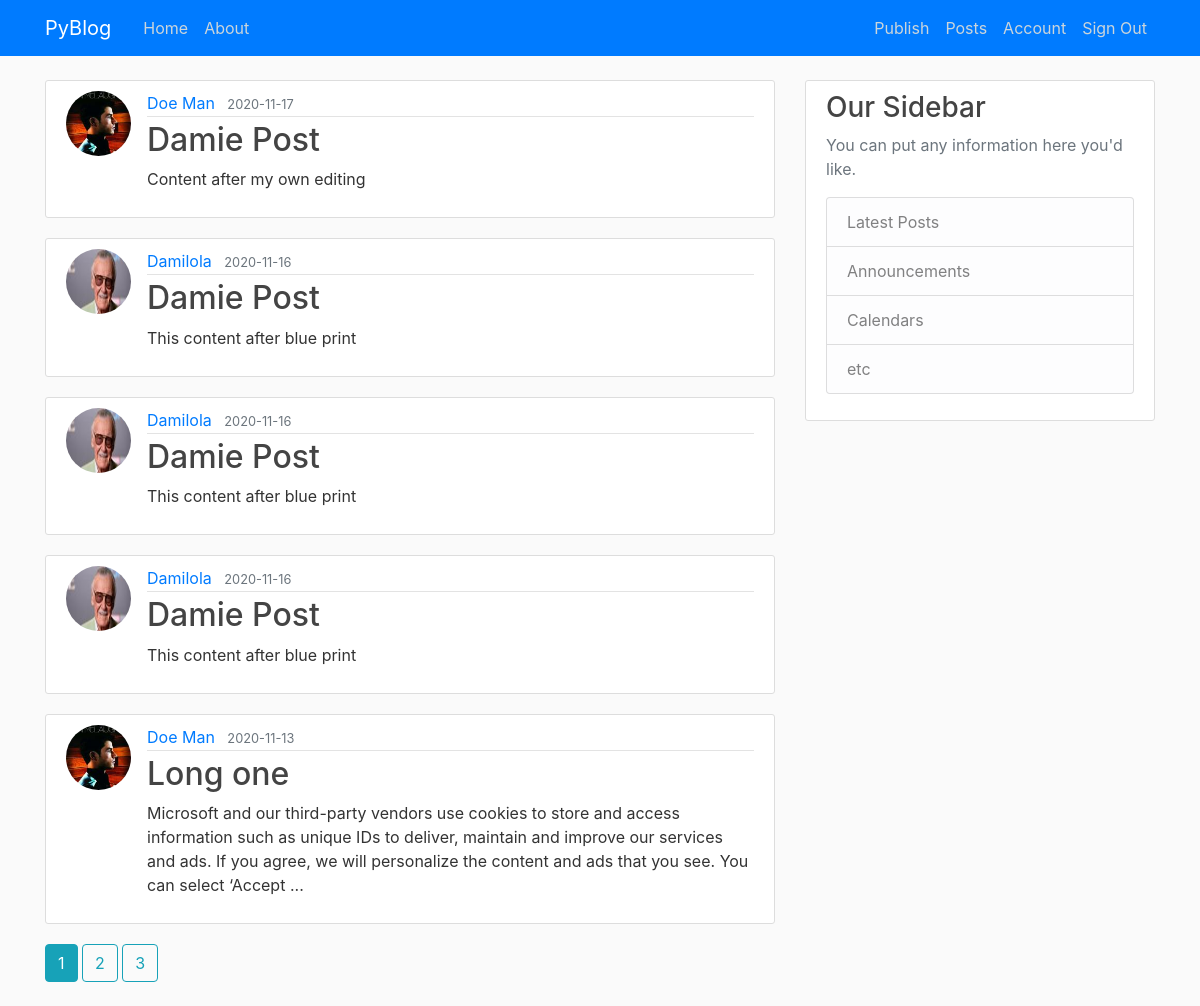
The app's page /home (signed in) with its own data.
### src/models.py (models this page shows, shortened)
class Post(db.Model):
    id = db.Column(db.Integer, primary_key=True)
    title = db.Column(db.String(100), nullable=False)
    date_posted = db.Column(db.DateTime, nullable=False, default=datetime.utcnow)
    content = db.Column(db.Text, nullable=False)
    user_id = db.Column(db.Integer, db.ForeignKey('user.id'), nullable=False)

class User(db.Model, UserMixin):
    id = db.Column(db.Integer, primary_key=True)
    username = db.Column(db.String(20), unique=True, nullable=False)
    email = db.Column(db.String(120), unique=True, nullable=False)
    image_file = db.Column(db.String(20), nullable=False, default='default.jpg')
    password = db.Column(db.String(60), nullable=False)
    posts = db.relationship('Post', backref='author', lazy=True)

### src/components/main/routes.py (the view)
@main.route("/")
@main.route("/home")
def home():
    page = request.args.get('page', 1, type=int)
    posts = Post.query.order_by(Post.date_posted.desc()).paginate(page=page, per_page=5)
    return render_template('index.html', posts=posts)

### src/models.py (called while the page is built)
@login_manager.user_loader
def load_user(user_id):
    return User.query.get(int(user_id))

### src/templates/index.html
{% extends "layout.html" %} {% block content %} {% for post in posts.items %}
<article class="media content-section">
  <img
    class="rounded-circle article-img"
    src="{{ url_for('static', filename='img/' + post.author.image_file) }}"
  />
  <div class="media-body">
    <div class="article-metadata">
      <a
        class="mr-2"
        href="{{ url_for('users.user_posts', username=post.author.username) }}"
        >{{ post.author.username }}</a
      >
      <small class="text-muted"
        >{{ post.date_posted.strftime('%Y-%m-%d') }}</small
      >
    </div>
    <h2>
      <a
        class="article-title"
        href="{{ url_for('posts.post', post_id=post.id) }}"
        >{{ post.title }}</a
      >
    </h2>
    <p class="article-content--sum">
      {{ post.content[0:250].rstrip(" ") }}<span>
        {% if post.content|length > 250 %}... {% endif %}</span
      >
    </p>
  </div>
</article>
{% endfor %} {% for page_num in posts.iter_pages(left_edge=1, right_edge=1,
left_current=1, right_current=2) %} {% if page_num %} {% if posts.page ==
page_num %}
<a class="btn btn-info mb-4" href="{{ url_for('main.home', page=page_num) }}"
  >{{ page_num }}</a
>
{% else %}
<a class="btn btn-outline-info mb-4" href="{{ url_for('main.home', page=page_num) }}"
  >{{ page_num }}</a
>
{% endif %} {% else %} ... {% endif %} {% endfor %} {% endblock content %}

### src/static/css/main.css (style rules this page uses)
body { background: #fafafa; color: #333333; margin-top: 5rem; }
h1, h2, h3, h4, h5, h6 { color: #444444; }
.content-section { background: #ffffff; padding: 10px 20px; border: 1px solid #dddddd; border-radius: 3px; margin-bottom: 20px; }
.article-title { color: #444444; }
.article-content--sum { white-space: normal; }
.article-img { height: 65px; width: 65px; margin-right: 16px; }
.article-metadata { padding-bottom: 1px; margin-bottom: 4px; border-bottom: 1px solid #e3e3e3 }

### records on screen
Post: image_file (picture), author.username "Doe Man", date_posted "2020-11-17", title "Damie Post", content "Content after my own editing"
Post: image_file (picture), author.username "Damilola", date_posted "2020-11-16", title "Damie Post", content "This content after blue print"
Post: image_file (picture), author.username "Damilola", date_posted "2020-11-16", title "Damie Post", content "This content after blue print"
Post: image_file (picture), author.username "Damilola", date_posted "2020-11-16", title "Damie Post", content "This content after blue print"
Post: image_file (picture), author.username "Doe Man", date_posted "2020-11-13", title "Long one", content "Microsoft and our third-party vendors use cookies to store and access information such as unique IDs to deliver, maintain and improve our services and ads. If you agree, we will personalize the content and ads that you see. You can select ‘Accept"

### other values on screen
{{ page_num }} "1"
{{ page_num }} "2" "3"
